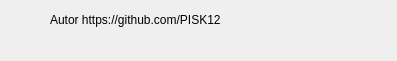
<?xml version="1.0" encoding="UTF-8"?>
<ui version="4.0">
    <class>FormAboutMe</class>
    <widget class="QWidget" name="FormAboutMe">
        <property name="geometry">
            <rect>
                <x>0</x>
                <y>0</y>
                <width>397</width>
                <height>61</height>
            </rect>
        </property>
        <property name="windowTitle">
            <string>About Me</string>
        </property>
        <property name="locale">
            <locale language="English" country="UnitedStates"/>
        </property>
        <widget class="QLabel" name="label_2">
            <property name="geometry">
                <rect>
                    <x>50</x>
                    <y>10</y>
                    <width>261</width>
                    <height>20</height>
                </rect>
            </property>
            <property name="text">
                <string>Autor https://github.com/PISK12</string>
            </property>
        </widget>
    </widget>
    <resources/>
    <connections/>
</ui>
